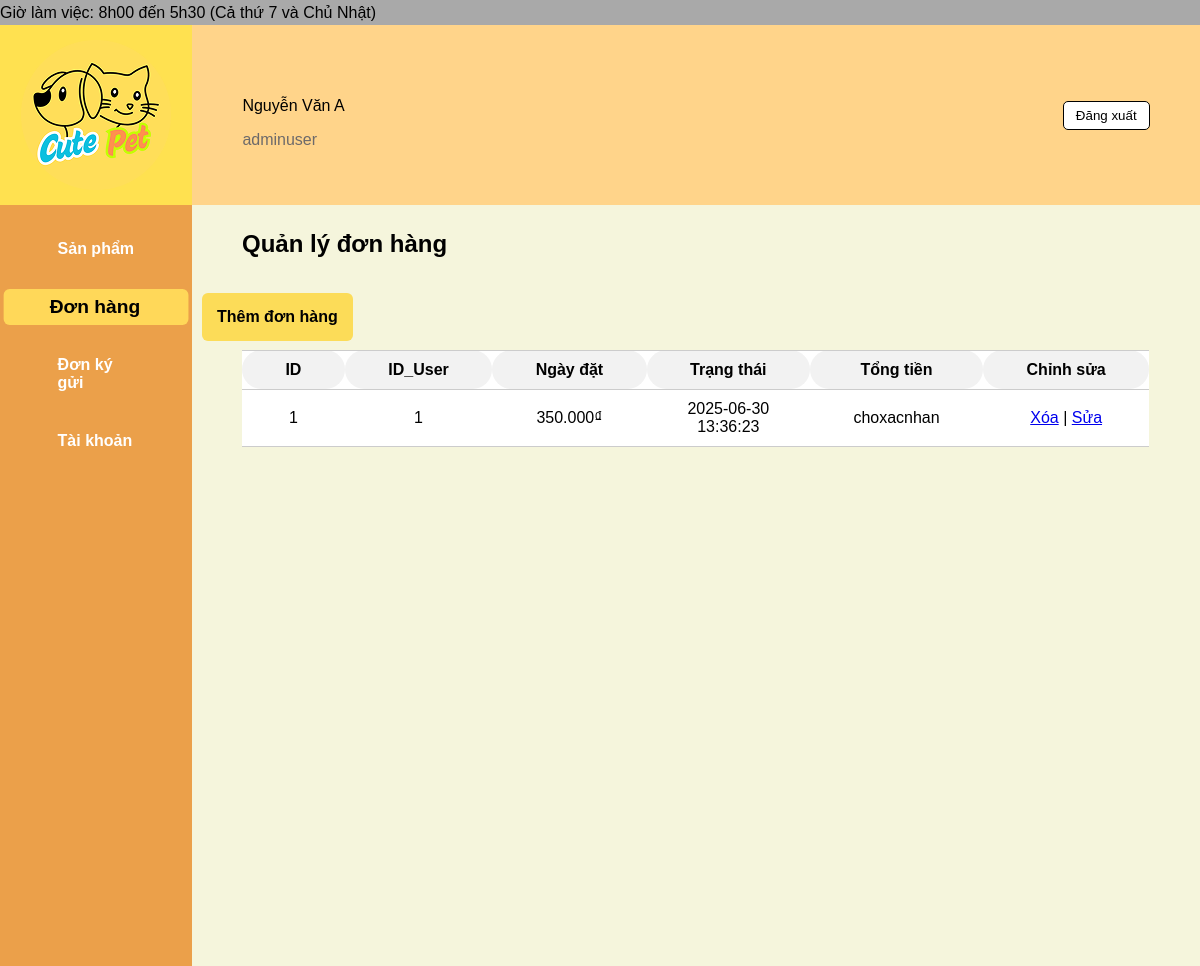
/admin/index.php?section=order, run on the app's committed database.
### tables this page shows
CREATE TABLE user (
    id INT AUTO_INCREMENT PRIMARY KEY,
    username VARCHAR(50) NOT NULL UNIQUE,
    password VARCHAR(255) NOT NULL,
    email VARCHAR(100),
    sdt VARCHAR(20),
    diachi TEXT,
    ngaytao DATETIME DEFAULT CURRENT_TIMESTAMP,
    quyen ENUM('user', 'admin') DEFAULT 'user'
);

CREATE TABLE donhang (
    id INT AUTO_INCREMENT PRIMARY KEY,
    id_nguoidung INT NULL,
    id_khachvanglai INT NULL,
    tong_tien DECIMAL(10,0),
    ngaydat DATETIME DEFAULT CURRENT_TIMESTAMP,
    trangthai ENUM('choxacnhan', 'danggiao', 'hoanthanh', 'huy') DEFAULT 'choxacnhan',
    FOREIGN KEY (id_nguoidung) REFERENCES user(id),
    FOREIGN KEY (id_khachvanglai) REFERENCES khach_vang_lai(id)
);

### admin/index.php (the view, shortened to what this page needs)
<?php require("connect.php") ?>
<!DOCTYPE html>
<html lang="vi">
<head>
    <link rel="stylesheet" href="style.css">
</head>
<body>
    <div class="container">
        <div class="top-bar">Giờ làm việc: 8h00 đến 5h30 (Cả thứ 7 và Chủ Nhật)</div>
        <div class="logo">
            <img src="/DoAn/laptrinhweb/front-end/img/logo.png" alt="Logo CUTEPETCUTEPET" style="width: 150px;object-fit: contain;">
        </div>
        <div class="header-right">
            <div class="info">
                <p>Nguyễn Văn A</p>
                <?php
                $result = $link->query("SELECT * FROM user");
                while ($row = $result->fetch_assoc()) {
                    echo "<span>{$row['quyen']}</span>";
                }
                ?>
            </div>
            <button class="log_out">Đăng xuất</button>
        </div>
        <div class="menu">
            <a href="index.php?section=product" class="<?php if (!isset($_GET['section']) || $_GET['section'] == 'product') echo 'active'; ?>">Sản phẩm</a>
            <a href="index.php?section=order" class="<?php if (isset($_GET['section']) && $_GET['section'] == 'order') echo 'active'; ?>">Đơn hàng</a>
            <a href="index.php?section=consignment" class="<?php if (isset($_GET['section']) && $_GET['section'] == 'consignment') echo 'active'; ?>">Đơn ký gửi</a>
            <a href="index.php?section=account" class="<?php if (isset($_GET['section']) && $_GET['section'] == 'account') echo 'active'; ?>">Tài khoản</a>
        </div>
        <div class="content" id="main-content">
            <?php
            $section = $_GET['section'] ?? 'product';
            if ($section === 'product') {
                echo '<div class="header-row">
                        <h2>Quản lý sản phẩm</h2>
                        <button class="add">Thêm sản phẩm</button>
                        </div>';
                echo '<table>
                        <tr>
                            <th>ID</th> <th>Tên sản phẩm</th> <th>Giá</th> <th>Số lượng</th> <th>Chỉnh sửa</th>
                        </tr>';
                $result = $link->query("SELECT * FROM sanpham");
                while ($row = $result->fetch_assoc()) {
                    echo "<tr>
                            <td>{$row['id']}</td>
                            <td>{$row['ten']}</td>
                            <td>" . number_format($row['gia'], 0, '.', '.') . "₫</td>
                            <td>{$row['soluong']}</td>
                            <td><a href='#'>Xóa</a> | <a href='#'>Sửa</a></td>
                        </tr>";
                }
                echo "</table>";
            } elseif ($section === 'order') {
                echo '<div class="header-row">
                        <h2>Quản lý đơn hàng</h2>
                        <button class="add">Thêm đơn hàng</button>
                        </div>';
                echo '<table>
                        <tr>
                            <th>ID</th> <th>ID_User</th> <th>Ngày đặt</th> <th>Trạng thái</th> <th>Tổng tiền</th> <th>Chỉnh sửa</th>
                        </tr>';
                $result = $link->query("SELECT * FROM donhang");
                while ($row = $result->fetch_assoc()) {
                    echo "<tr>
                            <td>{$row['id']}</td>
                            <td>{$row['id_khachvanglai']}</td>
                            <td>" . number_format($row['tong_tien'], 0, '.', '.') . "₫</td>
                            <td>{$row['ngaydat']}</td>
                            <td>{$row['trangthai']}</td>
                            <td><a href='#'>Xóa</a> | <a href='#'>Sửa</a></td>
                        </tr>";
                }
                echo "</table>";
            }
            ?>
        </div>
    </div>
</body>
</html>

### admin/style.css (style rules this page uses)
.container { width: 100%; margin: 0 auto; overflow: hidden; font-family: Arial, sans-serif; }
.top-bar { background-color: darkgray; height: 25px; display: flex; align-items: center; }
.logo { background-color: rgba(255, 223, 65, 0.919); height: 180px; width: 16%; float: left; }
.header-right { background-color: rgb(255, 212, 138); height: 180px; width: 84%; float: right; display: flex; justify-content: space-between; align-items: center; }
.info { margin-left: 5%; }
.info span { color: #6d6a6a; }
.log_out { background-color: white; border: 1px solid #000; margin-right: 5%; padding: 6px 12px; border-radius: 5px; cursor: pointer; }
.menu { background-color: rgb(235, 160, 74); min-height: 761px; width: 16%; float: left; }
.menu a { display: block; font-size: medium; color: rgb(255, 255, 255); margin: 15% 10%; padding: 3% 20%; text-decoration: none; border-radius: 5px; font-weight: bold; transition: transform 0.4s ease; }
.menu a:hover, .menu a.active { background-color: #ffd859; color: #000; transform: scale(1.2); }
.content { background-color: beige; height: 761px; width: 84%; float: right; box-sizing: border-box; }
h2 { margin-left: 50px; margin-top: 25px; }
.add { font-size: 16px; justify-content: right; background-color: #fcdc58; border: none; padding: 15px 15px; border-radius: 6px; font-weight: bold; margin-bottom: 9px; margin-top: 15px; margin-left:10px; cursor: pointer; transition: transform 0.4s; }
table { width: 90%; border-collapse: collapse; text-align: center; background-color: rgb(255, 255, 255); overflow-x: auto; display: block; margin-left: 50px; }
table td, table th { border-left: none; border-right: none; border-top: 1px solid #ccc; border-bottom: 1px solid #ccc; padding: 10px; border-radius: 50px; width: 1%; }
table th { background-color: #f2f2f2; }
table th, #name_acc { white-space: nowrap; }
body { margin:0px ; }
.logo { display: flex; justify-content: center; align-items: center; }

### data on the page
user: quyen "admin"
user: quyen "user"
donhang: id "1", id_khachvanglai "1", tong_tien "350.000", ngaydat "2025-06-30 13:36:23", trangthai "choxacnhan"
